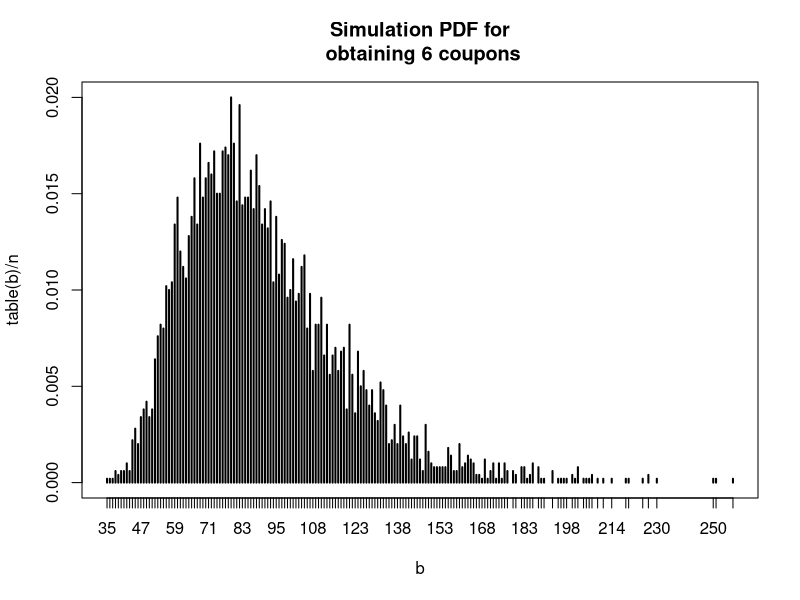

Write the R code that produced this figure.
#Go to the Coupon6.R script that is included in this repo.
#It starts with a function that simulates the number of times sample is called on a vector of length 3 until all 
#permutations of (1,2,3) are generated. 

#Change the code to find the number of times sample 
#must be called to generate all the permutations of (1,2,3,4).

############
#
#    coupon6 function
#
#    Specialized to 6 coupons
#
#    This code is not good for a general number of coupons
#    It gives an idea of one kind of strategy that may work
#    very well in other applications
#
#    Simulates the distribution of number of coupons bought
#    to acquire at least one of each coupon type.

#    Another interpretation is: how many permutations from sample()
#    do we compute before we have computed all 6 permuations?
#############

coupon6 <- function(n)   # n is number of simulations
{ # begin coupon 6
  
  t = 0   # number of coupons bought
  v = numeric(313)
  #   We represent the sample as a base 4 number
  #   Each permutation of (1,2,3,4) represents a coupon
  #  (1,2,3,4) maps to 64*1 + 16*2 + 4*3 +4 => v[112]
  #  (1,2,4,3) maps to 64*1 + 16*2 + 4*4 +3 => v[115]
  #  (1,4,2,3) maps to 64*1 + 16*4 + 4*2 +3 => v[139]
  #  (1,4,3,2) maps to 64*1 + 16*4 + 4*3 +2 => v[142]
  #  (1,3,4,2) maps to 64*1 + 16*3 + 4*4 +2 => v[130]
  #  (1,3,2,4) maps to 64*1 + 16*3 + 4*2 +4 => v[124]
  #  (2,3,1,4) maps to 64*2 + 16*3 + 4*1 +4 => v[184]
  #  (2,3,4,1) maps to 64*2 + 16*3 + 4*4 +1 => v[193]
  #  (2,4,3,1) maps to 64*2 + 16*4 + 4*3 +1 => v[205]
  #  (2,4,1,3) maps to 64*2 + 16*4 + 4*1 +3 => v[199]
  #  (2,1,4,3) maps to 64*2 + 16*1 + 4*4 +3 => v[163]
  #  (2,1,3,4) maps to 64*2 + 16*1 + 4*3 +4 => v[160]
  #  (3,1,2,4) maps to 64*3 + 16*1 + 4*2 +4 => v[220]
  #  (3,1,4,2) maps to 64*3 + 16*1 + 4*4 +2 => v[226]
  #  (3,4,1,2) maps to 64*3 + 16*4 + 4*1 +2 => v[262]
  #  (3,4,2,1) maps to 64*3 + 16*4 + 4*2 +1 => v[265]
  #  (3,2,4,1) maps to 64*3 + 16*2 + 4*4 +1 => v[241]
  #  (3,2,1,4) maps to 64*3 + 16*2 + 4*1 +4 => v[232]
  #  (4,1,2,3) maps to 64*4 + 16*1 + 4*2 +3 => v[283]
  #  (4,1,3,2) maps to 64*4 + 16*1 + 4*3 +2 => v[286]
  #  (4,3,1,2) maps to 64*4 + 16*3 + 4*1 +2 => v[310]
  #  (4,3,2,1) maps to 64*4 + 16*3 + 4*2 +1 => v[313]
  #  (4,2,3,1) maps to 64*4 + 16*2 + 4*3 +1 => v[301]
  #  (4,2,1,3) maps to 64*4 + 16*2 + 4*1 +3 => v[295]
  
  
  p = c(4^3,4^2,4,1) #Add 4^3 for base 4
  #Redefine vector s based on above
  s = c(112,115,124,130,139,142,160,163,184,193,199,205,220,226,232,241,262,265,283,286,295,301,310,313) 
  num.bought = numeric(n)
  for ( i in 1:n )
  { # for
    # each iteration of the for loop is one trial 
    t    = 0           # number of coupons bought
    v[s] = c(rep(0,6)) # so far no coupon bought
    while ( prod(v[s]) == 0 ) # true while one coupon not obtained yet
    { # while
      t = t + 1
      x = sample(c(1,2,3,4),4,replace = F)
      v[sum(p*x)] = 1
    } # while
    num.bought[i] = t       
  } # for
  return(num.bought)    
} # end coupon 6

n = 5000
b = coupon6(n)  # n trials
print(mean(b))
dev.new()
plot(table(b)/n, main = "Simulation PDF for\n obtaining 6 coupons") # simulation pdf

